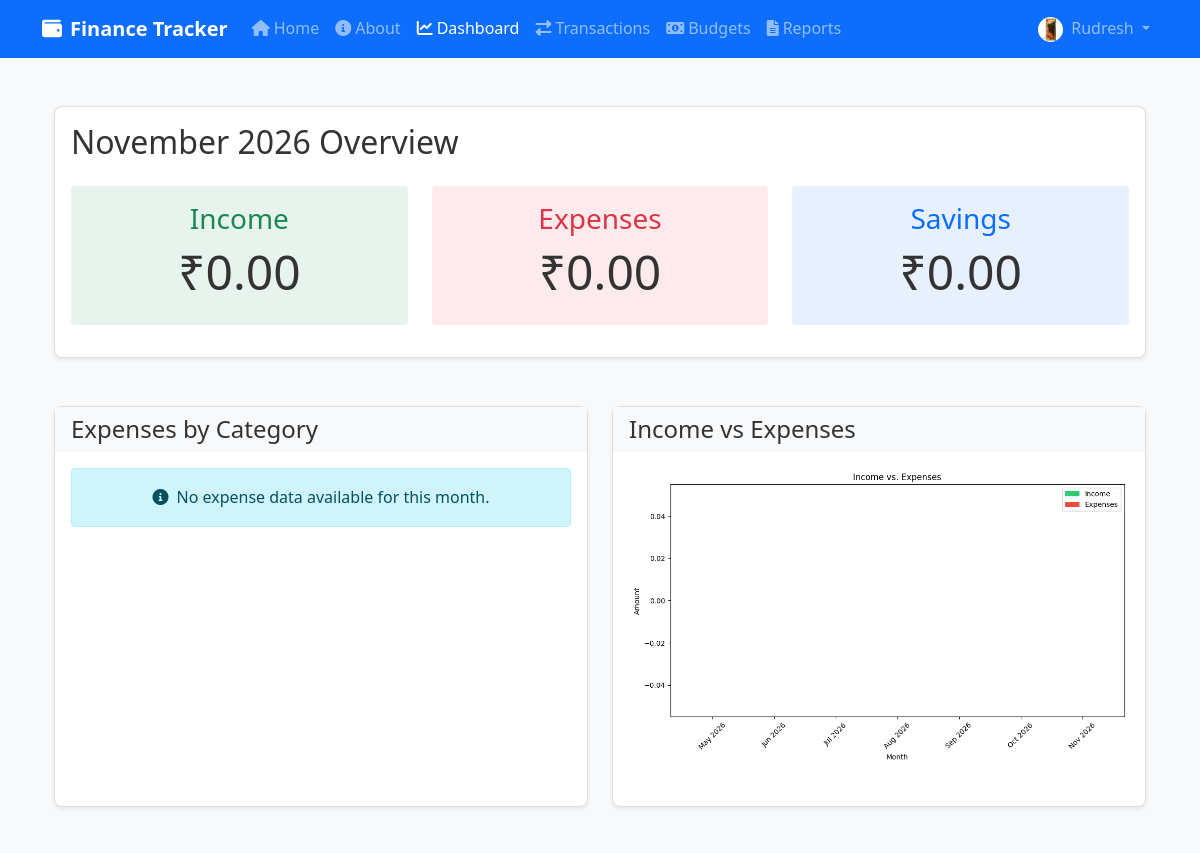
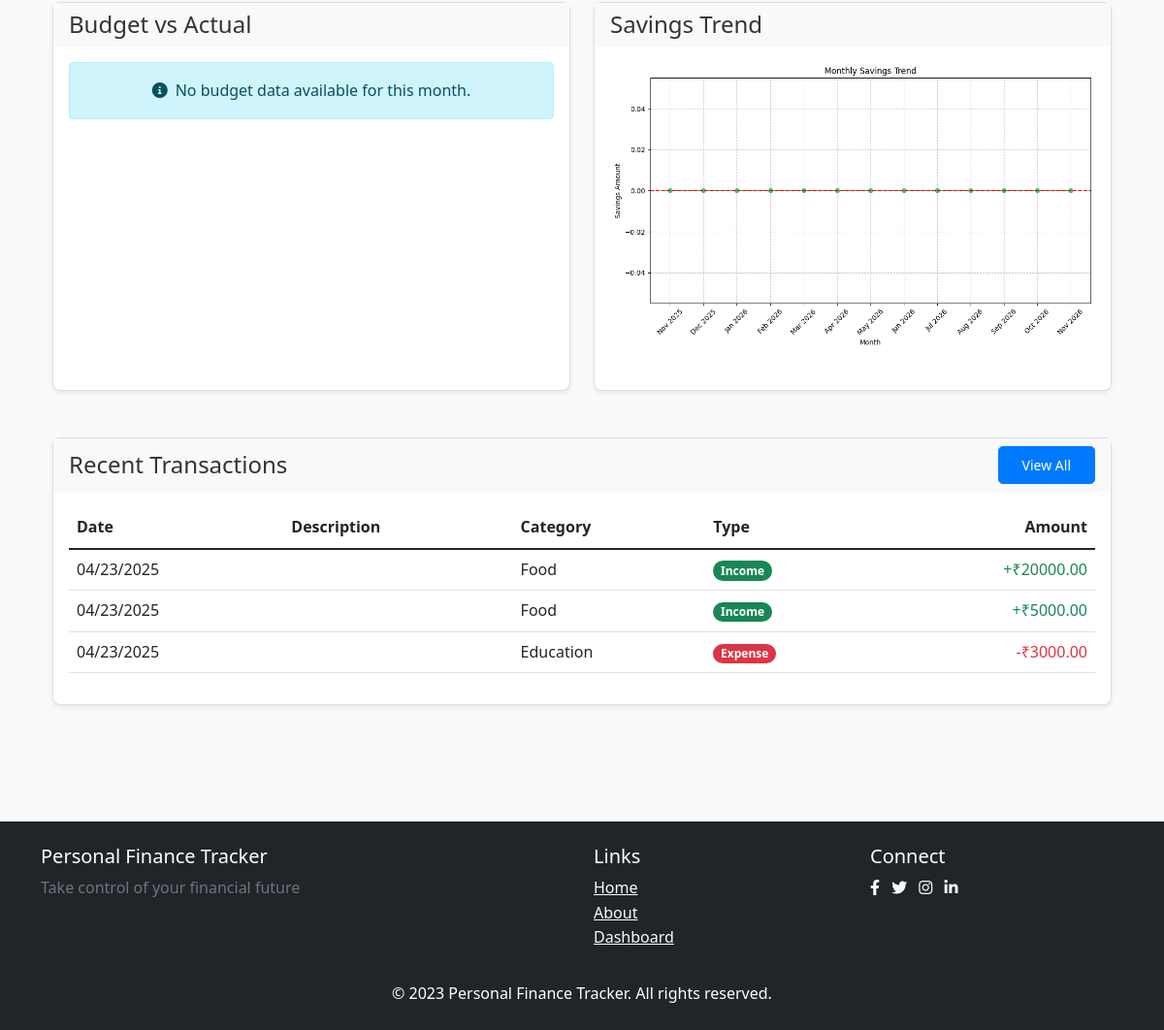
Screenshot of /home (signed in) with the database file from the repository (2 pictures, top to bottom).
### app/models/user.py (models this page shows, shortened)
class User(db.Model, UserMixin):
    id = db.Column(db.Integer, primary_key=True)
    username = db.Column(db.String(20), unique=True, nullable=False)
    email = db.Column(db.String(120), unique=True, nullable=False)
    image_file = db.Column(db.String(20), nullable=False, default='default.jpg')
    password_hash = db.Column(db.String(60), nullable=False)
    created_at = db.Column(db.DateTime, nullable=False, default=datetime.utcnow)
    transactions = db.relationship('Transaction', backref='user', lazy=True)
    budgets = db.relationship('Budget', backref='user', lazy=True)
    @property
    def password(self):
        raise AttributeError('Password is not a readable attribute')

### app/models/transaction.py (models this page shows, shortened)
class Transaction(db.Model):
    id = db.Column(db.Integer, primary_key=True)
    amount = db.Column(db.Float, nullable=False)
    description = db.Column(db.String(255), nullable=True)
    date = db.Column(db.Date, nullable=False, default=datetime.utcnow().date)
    type = db.Column(db.String(10), nullable=False)  # 'income' or 'expense'
    created_at = db.Column(db.DateTime, nullable=False, default=datetime.utcnow)
    user_id = db.Column(db.Integer, db.ForeignKey('user.id'), nullable=False)
    category_id = db.Column(db.Integer, db.ForeignKey('category.id'), nullable=False)
    @staticmethod
    def get_monthly_totals(user_id, year, month):
        import calendar
        from sqlalchemy import extract, func
        _, last_day = calendar.monthrange(year, month)
        start_date = datetime(year, month, 1).date()
        end_date = datetime(year, month, last_day).date()
        income = db.session.query(func.sum(Transaction.amount)).filter(
            Transaction.user_id == user_id,
            Transaction.type == 'income',
            Transaction.date >= start_date,
            Transaction.date <= end_date
        ).scalar() or 0
        expenses = db.session.query(func.sum(Transaction.amount)).filter(
            Transaction.user_id == user_id,
            Transaction.type == 'expense',
            Transaction.date >= start_date,
            Transaction.date <= end_date
        ).scalar() or 0
        return income, expenses

### app/models/category.py (models this page shows, shortened)
class Category(db.Model):
    id = db.Column(db.Integer, primary_key=True)
    name = db.Column(db.String(50), nullable=False, unique=True)
    type = db.Column(db.String(10), nullable=False)  # 'income' or 'expense'
    icon = db.Column(db.String(50), nullable=True)
    color = db.Column(db.String(20), nullable=True)
    transactions = db.relationship('Transaction', backref='category', lazy=True)
    budgets = db.relationship('Budget', backref='category', lazy=True)

### app/routes/dashboard.py (the view)
@dashboard.route('/home')
@login_required
def home():
    now = datetime.now()
    year = now.year
    month = now.month
    income, expenses = Transaction.get_monthly_totals(current_user.id, year, month)
    savings = income - expenses
    budget_alerts = Budget.check_budget_status(current_user.id, year, month)
    expense_chart = generate_expense_pie_chart(current_user.id, year, month)
    income_expense_chart = generate_income_expense_bar_chart(current_user.id)
    budget_chart = generate_budget_vs_actual_chart(current_user.id, year, month)
    savings_chart = generate_savings_trend_chart(current_user.id)
    recent_transactions = db.session.query(
        Transaction, Category.name.label('category_name')
    ).join(
        Category, Transaction.category_id == Category.id
    ).filter(
        Transaction.user_id == current_user.id
    ).order_by(
        Transaction.date.desc()
    ).limit(5).all()
    month_name = now.strftime('%B %Y')
    return render_template(
        'dashboard.html',
        title='Dashboard',
        month_name=month_name,
        income=income,
        expenses=expenses,
        savings=savings,
        budget_alerts=budget_alerts,
        expense_chart=expense_chart,
        income_expense_chart=income_expense_chart,
        budget_chart=budget_chart,
        savings_chart=savings_chart,
        recent_transactions=recent_transactions
    )

### app/templates/dashboard.html (shortened to what this page needs)
{% extends "layout.html" %}
{% block content %}
<div class="container py-4">
    <div class="row mb-4">
        <div class="col-12">
            <div class="card shadow-sm">
                <div class="card-body">
                    <h2 class="card-title">{{ month_name }} Overview</h2>
                    <div class="row text-center mt-4">
                        <div class="col-md-4 mb-3">
                            <div class="p-3 bg-success bg-opacity-10 rounded">
                                <h3 class="text-success">Income</h3>
                                <h2 class="display-5">₹{{ "%.2f"|format(income) }}</h2>
                            </div>
                        </div>
                        <div class="col-md-4 mb-3">
                            <div class="p-3 bg-danger bg-opacity-10 rounded">
                                <h3 class="text-danger">Expenses</h3>
                                <h2 class="display-5">₹{{ "%.2f"|format(expenses) }}</h2>
                            </div>
                        </div>
                        <div class="col-md-4 mb-3">
                            <div class="p-3 bg-primary bg-opacity-10 rounded">
                                <h3 class="text-primary">Savings</h3>
                                <h2 class="display-5">₹{{ "%.2f"|format(savings) }}</h2>
                            </div>
                        </div>
                    </div>
                </div>
            </div>
        </div>
    </div>
    <div class="row mb-4">
        <div class="col-md-6 mb-4">
            <div class="card shadow-sm h-100">
                <div class="card-header bg-light">
                    <h4 class="mb-0">Expenses by Category</h4>
                </div>
                <div class="card-body text-center">
                    {% if expense_chart %}
                    <img class="img-fluid" alt="Expense by Category">
                    {% else %}
                    <div class="alert alert-info">
                        <i class="fas fa-info-circle me-2"></i>No expense data available for this month.
                    </div>
                    {% endif %}
                </div>
            </div>
        </div>
        <div class="col-md-6 mb-4">
            <div class="card shadow-sm h-100">
                <div class="card-header bg-light">
                    <h4 class="mb-0">Income vs Expenses</h4>
                </div>
                <div class="card-body text-center">
                    {% if income_expense_chart %}
                    <img class="img-fluid" alt="Income vs Expenses">
                    {% else %}
                    <div class="alert alert-info">
                        <i class="fas fa-info-circle me-2"></i>No transaction data available.
                    </div>
                    {% endif %}
                </div>
            </div>
        </div>
    </div>
    <div class="row mb-4">
        <div class="col-md-6 mb-4">
            <div class="card shadow-sm h-100">
                <div class="card-header bg-light">
                    <h4 class="mb-0">Budget vs Actual</h4>
                </div>
                <div class="card-body text-center">
                    {% if budget_chart %}
                    <img class="img-fluid" alt="Budget vs Actual">
                    {% else %}
                    <div class="alert alert-info">
                        <i class="fas fa-info-circle me-2"></i>No budget data available for this month.
                    </div>
                    {% endif %}
                </div>
            </div>
        </div>
        <div class="col-md-6 mb-4">
            <div class="card shadow-sm h-100">
                <div class="card-header bg-light">
                    <h4 class="mb-0">Savings Trend</h4>
                </div>
                <div class="card-body text-center">
                    {% if savings_chart %}
                    <img class="img-fluid" alt="Savings Trend">
                    {% else %}
                    <div class="alert alert-info">
                        <i class="fas fa-info-circle me-2"></i>No savings data available.
                    </div>
                    {% endif %}
                </div>
            </div>
        </div>
    </div>
    <div class="row">
        <div class="col-12">
            <div class="card shadow-sm">
                <div class="card-header bg-light d-flex justify-content-between align-items-center">
                    <h4 class="mb-0">Recent Transactions</h4>
                    <a href="{{ url_for('transactions.view_transactions') }}" class="btn btn-primary btn-sm">View All</a>
                </div>
                <div class="card-body">
                    <div class="table-responsive">
                        <table class="table">
                            <thead>
                                <tr>
                                    <th>Date</th>
                                    <th>Description</th>
                                    <th>Category</th>
                                    <th>Type</th>
                                    <th class="text-end">Amount</th>
                                </tr>
                            </thead>
                            <tbody>
                                {% if recent_transactions %}
                                {% for transaction, category_name in recent_transactions %}
                                <tr>
                                    <td>{{ transaction.date.strftime('%m/%d/%Y') }}</td>
                                    <td>{{ transaction.description }}</td>
                                    <td>{{ category_name }}</td>
                                    <td>
                                        <span class="badge rounded-pill {% if transaction.type == 'income' %}bg-success{% else %}bg-danger{% endif %}">
                                            {{ transaction.type|capitalize }}
                                        </span>
                                    </td>
                                    <td class="text-end {% if transaction.type == 'income' %}text-success{% else %}text-danger{% endif %}">
                                        {% if transaction.type == 'income' %}+{% else %}-{% endif %}₹{{ "%.2f"|format(transaction.amount) }}
                                    </td>
                                </tr>
                                {% endfor %}
                                {% endif %}
                            </tbody>
                        </table>
                    </div>
                </div>
            </div>
        </div>
    </div>
</div>
{% endblock %}

### app/templates/layout.html (shortened to what this page needs)
<!DOCTYPE html>
<html lang="en">
<head>
    <link href="https://cdn.jsdelivr.net/npm/bootstrap@5.1.3/dist/css/bootstrap.min.css" rel="stylesheet">
    <link rel="stylesheet" href="https://cdnjs.cloudflare.com/ajax/libs/font-awesome/6.0.0-beta3/css/all.min.css">
    <link rel="stylesheet" href="{{ url_for('static', filename='css/main.css') }}">
</head>
<body>
    <header>
        <nav class="navbar navbar-expand-lg navbar-dark bg-primary">
            <div class="container">
                <a class="navbar-brand" href="{{ url_for('main.welcome') }}">
                    <i class="fas fa-wallet me-2"></i>Finance Tracker
                </a>
                <div class="collapse navbar-collapse" id="navbarNav">
                    <ul class="navbar-nav me-auto mb-2 mb-lg-0">
                        <li class="nav-item">
                            <a class="nav-link {% if request.endpoint == 'main.welcome' %}active{% endif %}" href="{{ url_for('main.welcome') }}">
                                <i class="fas fa-home me-1"></i>Home
                            </a>
                        </li>
                        <li class="nav-item">
                            <a class="nav-link {% if request.endpoint == 'main.about' %}active{% endif %}" href="{{ url_for('main.about') }}">
                                <i class="fas fa-info-circle me-1"></i>About
                            </a>
                        </li>
                        {% if current_user.is_authenticated %}
                            <li class="nav-item">
                                <a class="nav-link {% if request.endpoint == 'dashboard.home' %}active{% endif %}" href="{{ url_for('dashboard.home') }}">
                                    <i class="fas fa-chart-line me-1"></i>Dashboard
                                </a>
                            </li>
                            <li class="nav-item">
                                <a class="nav-link {% if request.endpoint == 'transactions.view_transactions' %}active{% endif %}" href="{{ url_for('transactions.view_transactions') }}">
                                    <i class="fas fa-exchange-alt me-1"></i>Transactions
                                </a>
                            </li>
                            <li class="nav-item">
                                <a class="nav-link {% if request.endpoint == 'budgets.view_budgets' %}active{% endif %}" href="{{ url_for('budgets.view_budgets') }}">
                                    <i class="fas fa-money-bill-alt me-1"></i>Budgets
                                </a>
                            </li>
                            <li class="nav-item">
                                <a class="nav-link {% if request.endpoint == 'reports.generate_report' %}active{% endif %}" href="{{ url_for('reports.generate_report') }}">
                                    <i class="fas fa-file-alt me-1"></i>Reports
                                </a>
                            </li>
                        {% endif %}
                    </ul>
                    <ul class="navbar-nav">
                        {% if current_user.is_authenticated %}
                            <li class="nav-item dropdown">
                                <a class="nav-link dropdown-toggle" href="#" id="userDropdown" role="button" data-bs-toggle="dropdown">
                                    <img src="{{ url_for('static', filename='profile_pics/' + current_user.image_file) }}" alt="Profile" class="rounded-circle me-1" style="width: 25px; height: 25px;">
                                    {{ current_user.username }}
                                </a>
                            </li>
                        {% endif %}
                    </ul>
                </div>
            </div>
        </nav>
    </header>
    <main class="container py-4">
        {% block content %}{% endblock %}
    </main>
    <footer class="bg-dark text-white py-4 mt-5">
        <div class="container">
            <div class="row">
                <div class="col-md-6">
                    <h5>Personal Finance Tracker</h5>
                    <p class="text-muted">Take control of your financial future</p>
                </div>
                <div class="col-md-3">
                    <h5>Links</h5>
                    <ul class="list-unstyled">
                        <li><a href="{{ url_for('main.welcome') }}" class="text-light">Home</a></li>
                        <li><a href="{{ url_for('main.about') }}" class="text-light">About</a></li>
                        {% if current_user.is_authenticated %}
                            <li><a href="{{ url_for('dashboard.home') }}" class="text-light">Dashboard</a></li>
                        {% else %}
                            <li><a href="{{ url_for('auth.login') }}" class="text-light">Login</a></li>
                        {% endif %}
                    </ul>
                </div>
                <div class="col-md-3">
                    <h5>Connect</h5>
                    <div class="social-links">
                        <a href="#" class="text-light me-2"><i class="fab fa-facebook-f"></i></a>
                        <a href="#" class="text-light me-2"><i class="fab fa-twitter"></i></a>
                        <a href="#" class="text-light me-2"><i class="fab fa-instagram"></i></a>
                        <a href="#" class="text-light"><i class="fab fa-linkedin-in"></i></a>
                    </div>
                </div>
            </div>
            <div class="row mt-3">
                <div class="col-12 text-center">
                    <p class="mb-0">&copy; 2023 Personal Finance Tracker. All rights reserved.</p>
                </div>
            </div>
        </div>
    </footer>
</body>
</html>

### rows the page displays
User: image_file (picture), username "Rudresh"
Transaction: name "Food", amount "20000.00"
Transaction: name "Food", amount "5000.00"
Transaction: name "Education", amount "3000.00"

### other values shown
{{ "%.2f"|format(income) }} "0.00"
{{ "%.2f"|format(expenses) }} "0.00"
{{ "%.2f"|format(savings) }} "0.00"
